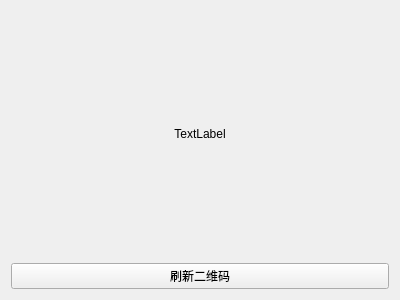
<?xml version="1.0" encoding="UTF-8"?>
<ui version="4.0">
 <class>Form</class>
 <widget class="QWidget" name="Form">
  <property name="geometry">
   <rect>
    <x>0</x>
    <y>0</y>
    <width>400</width>
    <height>300</height>
   </rect>
  </property>
  <property name="windowTitle">
   <string>Form</string>
  </property>
  <layout class="QVBoxLayout" name="verticalLayout">
   <item>
    <widget class="QLabel" name="label">
     <property name="text">
      <string>TextLabel</string>
     </property>
     <property name="alignment">
      <set>Qt::AlignmentFlag::AlignCenter</set>
     </property>
    </widget>
   </item>
   <item>
    <widget class="QPushButton" name="pushButton">
     <property name="text">
      <string>刷新二维码</string>
     </property>
    </widget>
   </item>
  </layout>
 </widget>
 <resources/>
 <connections/>
</ui>
